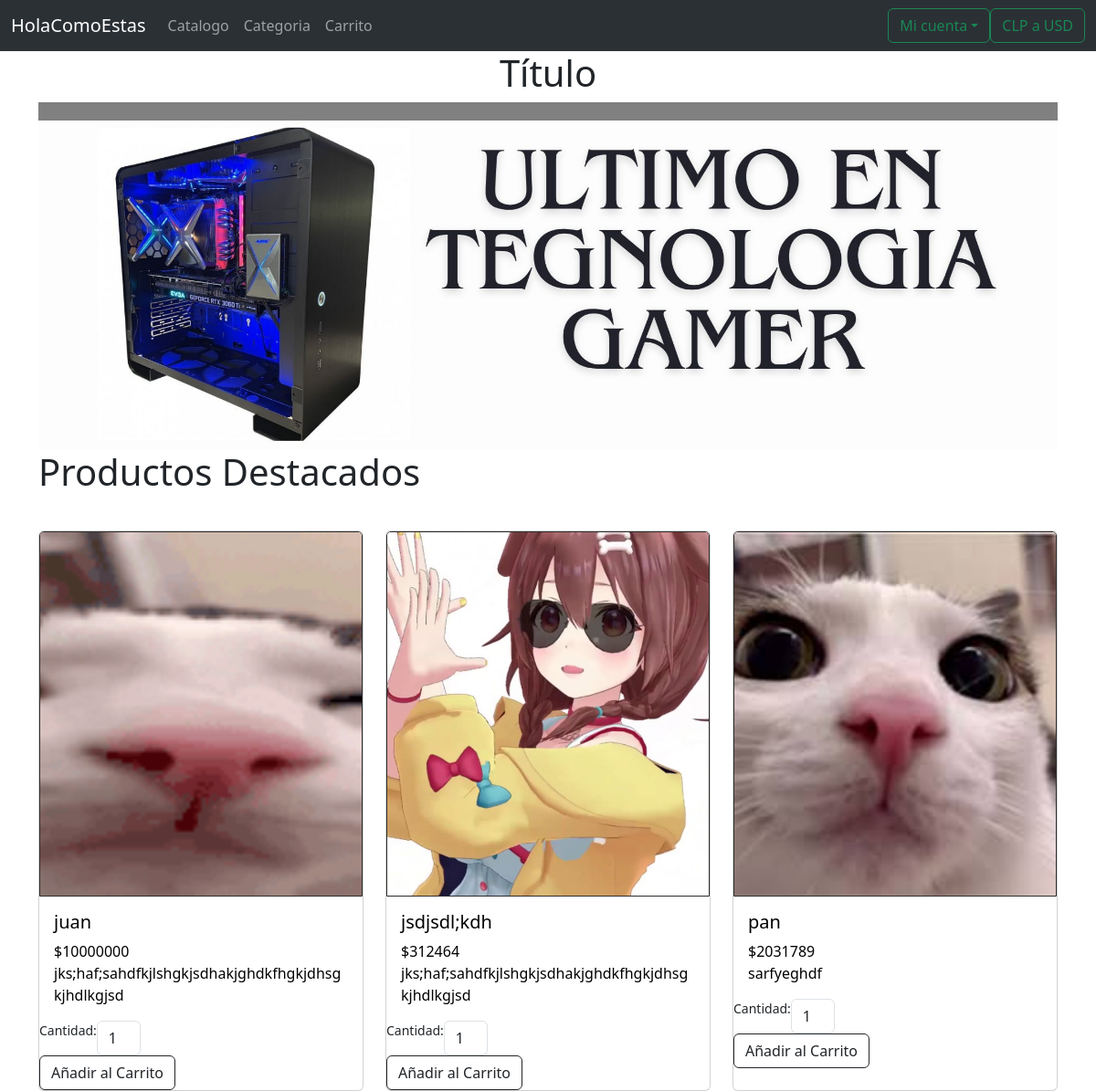
The page /market/index on the database its author committed.
### market/models.py (models this page shows, shortened)
class Productos(models.Model):
    nombre = models.CharField(max_length=50)
    precio = models.CharField(max_length=10)
    imagen = models.FileField(upload_to='imagenesProductos/', null=True)
    stock = models.IntegerField(default=0)
    descripcion = models.TextField()
    fecha_creacion = models.DateTimeField(auto_now_add=True)
    fecha_modificacion = models.DateTimeField(auto_now=True)
    Categoria = models.ForeignKey(Categoria, on_delete=models.CASCADE)

### market/views.py (the view)
# urls.py: path('index', views.index, name='index'),
def index(request):  #obtiene los productos de la base
    productos = Productos.objects.filter(stock__gt=0).order_by('?')[:3]
    context = {'productos': productos}
    context['MEDIA_URL'] = MEDIA_URL
    return render(request, 'index.html', context)

### market/templates/index.html (shortened to what this page needs)
{% extends "plantillaBase.html" %}
{% load static %}
{% block css %}
<link rel="stylesheet" type="text/css" href="{% static 'css/styleMenu.css' %}">
{% endblock %}
{% block tituloPrincipal %} Título {% endblock %}
{% block contenido %}
<section class="carrusel">
    <div id="carouselExampleInterval" class="carousel slide" data-bs-ride="carousel">
        <div class="carousel-inner">
            <div class="carousel-item active" data-bs-interval="10000">
                <img src="../../media/imagenesProductos/1.jpg" class="d-block w-100" alt="...">
            </div>
        </div>
        <button id="flecha-carru-iz" class="carousel-control-prev" type="button"
            data-bs-target="#carouselExampleInterval" data-bs-slide="prev">
            <span class="carousel-control-prev-icon" aria-hidden="true"></span>
        </button>
        <button id="flecha-carru-der" class="carousel-control-next" type="button"
            data-bs-target="#carouselExampleInterval" data-bs-slide="next">
            <span class="carousel-control-next-icon" aria-hidden="true"></span>
        </button>
    </div>
</section>
<section>
    <h1 class="title"> Productos Destacados</h1>
    <div class="row row-cols-1 row-cols-md-3 g-4 mt-3">
        {% for producto in productos %}
            <div class="col {{producto.categoria}} filterDiv show">
                <div class="card h-100">
                    <a href="{% url 'verProducto' pk=producto.id %}" class="cartas">
                        <img src="{{producto.imagen.url}}" class="card-img-top" alt="...">
                        <div class="card-body">
                            <h5 class="card-title">{{producto.nombre}}</h5>
                            <div class="sc-prec">
                                $<p class="card-text" id="precio">{{producto.precio}}</p>
                            </div>
                            <p class="card-text">{{producto.descripcion}}</p>
                        </div>
                    </a>
                    <form method="POST" action="{% url 'anadirCarrito' pk=producto.id %}">
                        <div class="d-flex">
                        <span class="small mb-1">Cantidad:</span>
                        <input class="form-control text-center me-3" name="txtCantidad{{item.id}}" type="number"
                            value="1" max='{{producto.stock}}' style="max-width: 3rem" />
                        </div>
                        <button type="submit" name="btnAnadir" value="anadir"
                            class="btn btn-outline-dark mt-auto">Añadir al
                            Carrito</button>
                    </form>
                </div>
            </div>
        {% endfor %}
</section>
{% endblock %}

### market/static/css/styleMenu.css (style rules this page uses)
* { margin: 0; padding: 0; box-sizing: border-box; }
.carrusel { padding-top: 20px; background-color: grey; }
.cartas img { width: 100%; height: 400px; object-fit: cover; border: 1px solid rgb(44, 44, 44); }
.sc-prec { display: flex; flex-direction: row; }
#flecha-carru-iz, #flecha-carru-der { padding: 10px 10px; }
#flecha-carru-der { justify-content: right; }
#flecha-carru-iz { justify-content: left; }
.cartas { text-decoration: none; color: black; }

### rows shown on the page
Productos: imagen (picture), nombre "juan", precio "10000000", descripcion "jks;haf;sahdfkjlshgkjsdhakjghdkfhgkjdhsgkjhdlkgjsd"
Productos: imagen (picture), nombre "jsdjsdl;kdh", precio "312464", descripcion "jks;haf;sahdfkjlshgkjsdhakjghdkfhgkjdhsgkjhdlkgjsd"
Productos: imagen (picture), nombre "pan", precio "2031789", descripcion "sarfyeghdf"
